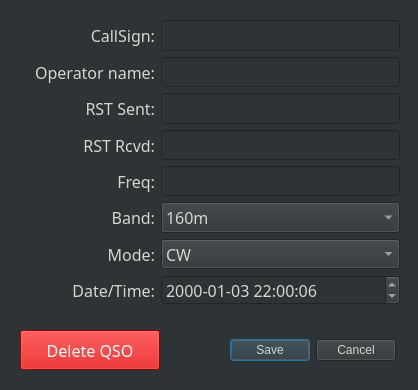
<?xml version="1.0" encoding="UTF-8"?>
<ui version="4.0">
 <class>QsoEditor</class>
 <widget class="QDialog" name="QsoEditor">
  <property name="geometry">
   <rect>
    <x>0</x>
    <y>0</y>
    <width>418</width>
    <height>390</height>
   </rect>
  </property>
  <property name="windowTitle">
   <string>Edit QSO</string>
  </property>
  <property name="styleSheet">
   <string notr="true">background-color: rgb(46, 52, 54); color: rgb(211, 215, 207);</string>
  </property>
  <widget class="QDialogButtonBox" name="buttonBox">
   <property name="geometry">
    <rect>
     <x>230</x>
     <y>320</y>
     <width>166</width>
     <height>60</height>
    </rect>
   </property>
   <property name="font">
    <font>
     <family>Courier</family>
     <pointsize>12</pointsize>
     <weight>75</weight>
     <bold>true</bold>
    </font>
   </property>
   <property name="orientation">
    <enum>Qt::Horizontal</enum>
   </property>
   <property name="standardButtons">
    <set>QDialogButtonBox::Cancel|QDialogButtonBox::Save</set>
   </property>
   <property name="centerButtons">
    <bool>false</bool>
   </property>
  </widget>
  <widget class="QPushButton" name="deleteButton">
   <property name="geometry">
    <rect>
     <x>20</x>
     <y>330</y>
     <width>140</width>
     <height>40</height>
    </rect>
   </property>
   <property name="font">
    <font>
     <family>JetBrains Mono</family>
     <pointsize>12</pointsize>
     <weight>50</weight>
     <bold>false</bold>
    </font>
   </property>
   <property name="styleSheet">
    <string notr="true">background-color: rgb(204, 0, 0);
color: rgb(255, 255, 255);</string>
   </property>
   <property name="text">
    <string>Delete QSO</string>
   </property>
  </widget>
  <widget class="QWidget" name="layoutWidget">
   <property name="geometry">
    <rect>
     <x>35</x>
     <y>20</y>
     <width>365</width>
     <height>285</height>
    </rect>
   </property>
   <layout class="QGridLayout" name="gridLayout">
    <item row="0" column="0">
     <widget class="QLabel" name="label">
      <property name="font">
       <font>
        <family>JetBrains Mono</family>
        <pointsize>12</pointsize>
        <weight>50</weight>
        <bold>false</bold>
       </font>
      </property>
      <property name="text">
       <string>CallSign:</string>
      </property>
      <property name="alignment">
       <set>Qt::AlignRight|Qt::AlignTrailing|Qt::AlignVCenter</set>
      </property>
     </widget>
    </item>
    <item row="0" column="1">
     <widget class="QLineEdit" name="editCallsign">
      <property name="font">
       <font>
        <family>JetBrains Mono</family>
        <pointsize>12</pointsize>
        <weight>50</weight>
        <bold>false</bold>
       </font>
      </property>
      <property name="maxLength">
       <number>14</number>
      </property>
     </widget>
    </item>
    <item row="1" column="0">
     <widget class="QLabel" name="label_9">
      <property name="font">
       <font>
        <family>JetBrains Mono</family>
        <pointsize>12</pointsize>
        <weight>50</weight>
        <bold>false</bold>
       </font>
      </property>
      <property name="text">
       <string>Operator name:</string>
      </property>
      <property name="alignment">
       <set>Qt::AlignRight|Qt::AlignTrailing|Qt::AlignVCenter</set>
      </property>
     </widget>
    </item>
    <item row="1" column="1">
     <widget class="QLineEdit" name="editOpName">
      <property name="font">
       <font>
        <family>JetBrains Mono</family>
        <pointsize>12</pointsize>
        <weight>50</weight>
        <bold>false</bold>
       </font>
      </property>
      <property name="maxLength">
       <number>14</number>
      </property>
     </widget>
    </item>
    <item row="2" column="0">
     <widget class="QLabel" name="label_2">
      <property name="font">
       <font>
        <family>JetBrains Mono</family>
        <pointsize>12</pointsize>
        <weight>50</weight>
        <bold>false</bold>
       </font>
      </property>
      <property name="text">
       <string>RST Sent:</string>
      </property>
      <property name="alignment">
       <set>Qt::AlignRight|Qt::AlignTrailing|Qt::AlignVCenter</set>
      </property>
     </widget>
    </item>
    <item row="2" column="1">
     <widget class="QLineEdit" name="editRstSent">
      <property name="font">
       <font>
        <family>JetBrains Mono</family>
        <pointsize>12</pointsize>
        <weight>50</weight>
        <bold>false</bold>
       </font>
      </property>
      <property name="maxLength">
       <number>4</number>
      </property>
     </widget>
    </item>
    <item row="3" column="0">
     <widget class="QLabel" name="label_3">
      <property name="font">
       <font>
        <family>JetBrains Mono</family>
        <pointsize>12</pointsize>
        <weight>50</weight>
        <bold>false</bold>
       </font>
      </property>
      <property name="text">
       <string>RST Rcvd:</string>
      </property>
      <property name="alignment">
       <set>Qt::AlignRight|Qt::AlignTrailing|Qt::AlignVCenter</set>
      </property>
     </widget>
    </item>
    <item row="3" column="1">
     <widget class="QLineEdit" name="editRstRcvd">
      <property name="font">
       <font>
        <family>JetBrains Mono</family>
        <pointsize>12</pointsize>
        <weight>50</weight>
        <bold>false</bold>
       </font>
      </property>
      <property name="maxLength">
       <number>3</number>
      </property>
     </widget>
    </item>
    <item row="4" column="0">
     <widget class="QLabel" name="label_8">
      <property name="font">
       <font>
        <family>JetBrains Mono</family>
        <pointsize>12</pointsize>
        <weight>50</weight>
        <bold>false</bold>
       </font>
      </property>
      <property name="text">
       <string>Freq:</string>
      </property>
      <property name="alignment">
       <set>Qt::AlignRight|Qt::AlignTrailing|Qt::AlignVCenter</set>
      </property>
     </widget>
    </item>
    <item row="4" column="1">
     <widget class="QLineEdit" name="editFreq">
      <property name="font">
       <font>
        <family>JetBrains Mono</family>
        <pointsize>12</pointsize>
        <weight>50</weight>
        <bold>false</bold>
       </font>
      </property>
     </widget>
    </item>
    <item row="5" column="0">
     <widget class="QLabel" name="label_4">
      <property name="font">
       <font>
        <family>JetBrains Mono</family>
        <pointsize>12</pointsize>
        <weight>50</weight>
        <bold>false</bold>
       </font>
      </property>
      <property name="text">
       <string>Band:</string>
      </property>
      <property name="alignment">
       <set>Qt::AlignRight|Qt::AlignTrailing|Qt::AlignVCenter</set>
      </property>
     </widget>
    </item>
    <item row="5" column="1">
     <widget class="QComboBox" name="editBand">
      <property name="font">
       <font>
        <family>JetBrains Mono</family>
        <pointsize>12</pointsize>
        <weight>50</weight>
        <bold>false</bold>
       </font>
      </property>
      <item>
       <property name="text">
        <string>160m</string>
       </property>
      </item>
      <item>
       <property name="text">
        <string>80m</string>
       </property>
      </item>
      <item>
       <property name="text">
        <string>60m</string>
       </property>
      </item>
      <item>
       <property name="text">
        <string>40m</string>
       </property>
      </item>
      <item>
       <property name="text">
        <string>30m</string>
       </property>
      </item>
      <item>
       <property name="text">
        <string>20m</string>
       </property>
      </item>
      <item>
       <property name="text">
        <string>17m</string>
       </property>
      </item>
      <item>
       <property name="text">
        <string>15m</string>
       </property>
      </item>
      <item>
       <property name="text">
        <string>12m</string>
       </property>
      </item>
      <item>
       <property name="text">
        <string>10m</string>
       </property>
      </item>
      <item>
       <property name="text">
        <string>6m</string>
       </property>
      </item>
      <item>
       <property name="text">
        <string>4m</string>
       </property>
      </item>
      <item>
       <property name="text">
        <string>2m</string>
       </property>
      </item>
      <item>
       <property name="text">
        <string>70cm</string>
       </property>
      </item>
     </widget>
    </item>
    <item row="6" column="0">
     <widget class="QLabel" name="label_5">
      <property name="font">
       <font>
        <family>JetBrains Mono</family>
        <pointsize>12</pointsize>
        <weight>50</weight>
        <bold>false</bold>
       </font>
      </property>
      <property name="text">
       <string>Mode:</string>
      </property>
      <property name="alignment">
       <set>Qt::AlignRight|Qt::AlignTrailing|Qt::AlignVCenter</set>
      </property>
     </widget>
    </item>
    <item row="6" column="1">
     <widget class="QComboBox" name="editMode">
      <property name="font">
       <font>
        <family>JetBrains Mono</family>
        <pointsize>12</pointsize>
        <weight>50</weight>
        <bold>false</bold>
       </font>
      </property>
      <item>
       <property name="text">
        <string>CW</string>
       </property>
      </item>
      <item>
       <property name="text">
        <string>PH</string>
       </property>
      </item>
      <item>
       <property name="text">
        <string>DI</string>
       </property>
      </item>
     </widget>
    </item>
    <item row="7" column="0">
     <widget class="QLabel" name="label_6">
      <property name="font">
       <font>
        <family>JetBrains Mono</family>
        <pointsize>12</pointsize>
        <weight>50</weight>
        <bold>false</bold>
       </font>
      </property>
      <property name="text">
       <string>Date/Time:</string>
      </property>
      <property name="alignment">
       <set>Qt::AlignRight|Qt::AlignTrailing|Qt::AlignVCenter</set>
      </property>
     </widget>
    </item>
    <item row="7" column="1">
     <widget class="QDateTimeEdit" name="editDateTime">
      <property name="font">
       <font>
        <family>JetBrains Mono</family>
        <pointsize>12</pointsize>
        <weight>50</weight>
        <bold>false</bold>
       </font>
      </property>
      <property name="dateTime">
       <datetime>
        <hour>22</hour>
        <minute>0</minute>
        <second>6</second>
        <year>2000</year>
        <month>1</month>
        <day>3</day>
       </datetime>
      </property>
      <property name="currentSection">
       <enum>QDateTimeEdit::YearSection</enum>
      </property>
      <property name="displayFormat">
       <string>yyyy-MM-dd hh:mm:ss</string>
      </property>
      <property name="timeSpec">
       <enum>Qt::UTC</enum>
      </property>
     </widget>
    </item>
   </layout>
  </widget>
 </widget>
 <resources/>
 <connections>
  <connection>
   <sender>buttonBox</sender>
   <signal>accepted()</signal>
   <receiver>QsoEditor</receiver>
   <slot>accept()</slot>
   <hints>
    <hint type="sourcelabel">
     <x>248</x>
     <y>254</y>
    </hint>
    <hint type="destinationlabel">
     <x>157</x>
     <y>274</y>
    </hint>
   </hints>
  </connection>
  <connection>
   <sender>buttonBox</sender>
   <signal>rejected()</signal>
   <receiver>QsoEditor</receiver>
   <slot>reject()</slot>
   <hints>
    <hint type="sourcelabel">
     <x>316</x>
     <y>260</y>
    </hint>
    <hint type="destinationlabel">
     <x>286</x>
     <y>274</y>
    </hint>
   </hints>
  </connection>
 </connections>
</ui>
